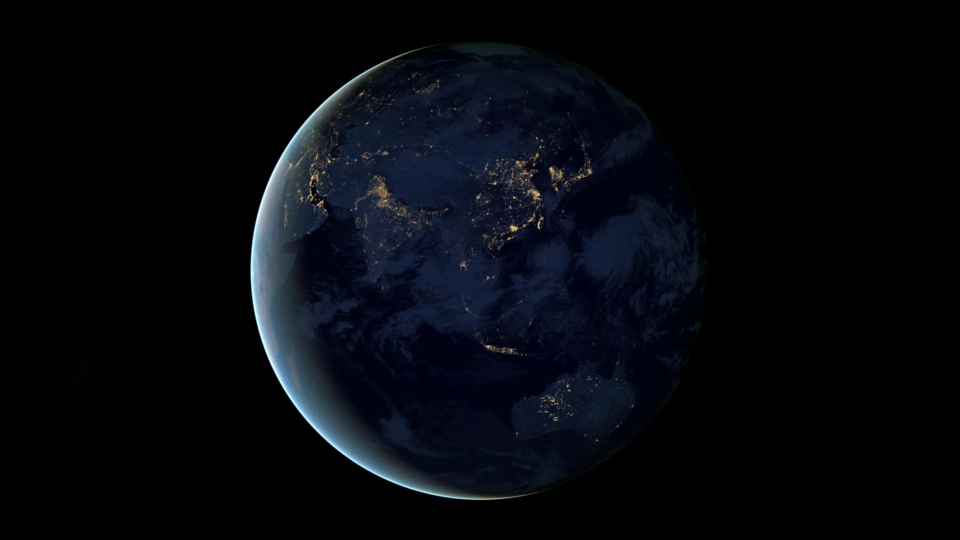
#> input picture frame 4 of ds_path_save.avi, 1920 x 1080 px, given in place of survelience-sample.mp4, which was not available (shown at 1/2 size)
$ python 23_dense_optical_flow.py
#> lines starting #> are read from the running program, lines starting #| are printed output that depends on the picture; pictures that were not available may be replaced by others from this repository, and a replacement may not be noted
# DENSE OPTICAL FLOW

import cv2 as cv
import numpy as np

cap = cv.VideoCapture("/Users/krtdnc/Desktop/Miuul/OpenCV/survelience-sample.mp4")
ret, frame1 = cap.read()
#> frame1 is the input picture: shape (1080, 1920, 3); mean B, G, R 13, 8.1, 5.9

prvs = cv.cvtColor(frame1, cv.COLOR_BGR2GRAY)
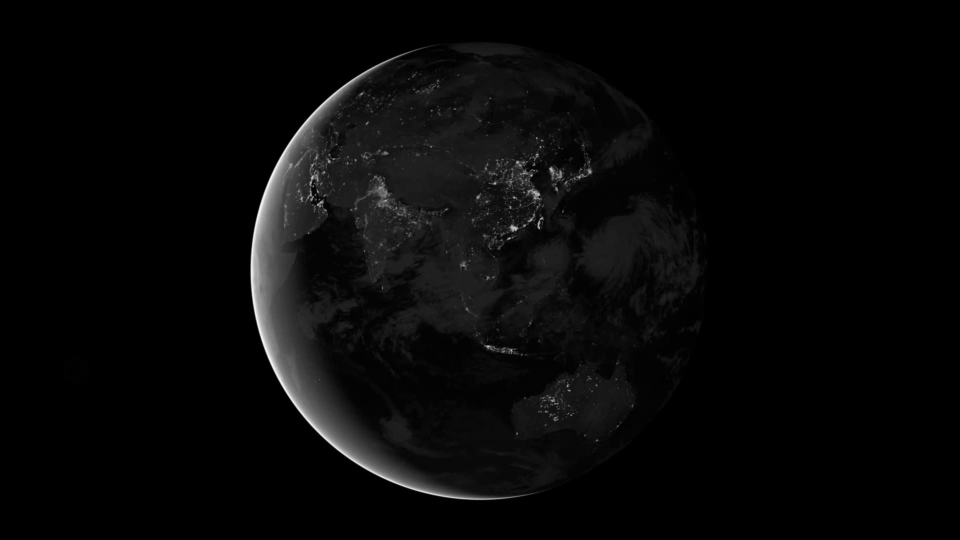
#> prvs: shape (1080, 1920) (shown at 1/2 size); min 0, max 253, mean 8

hsv = np.zeros_like(frame1)
hsv[..., 1] = 255

def dense_opt_flow(hsv, prvs):
    while 1:
        ret, frame2 = cap.read()
        next = cv.cvtColor(frame2, cv.COLOR_BGR2GRAY)
        flow = cv.calcOpticalFlowFarneback(prvs, next, None, 0.5, 3, 15, 3, 5, 1.2, 0)
        mag, ang = cv.cartToPolar(flow[..., 0], flow[..., 1])
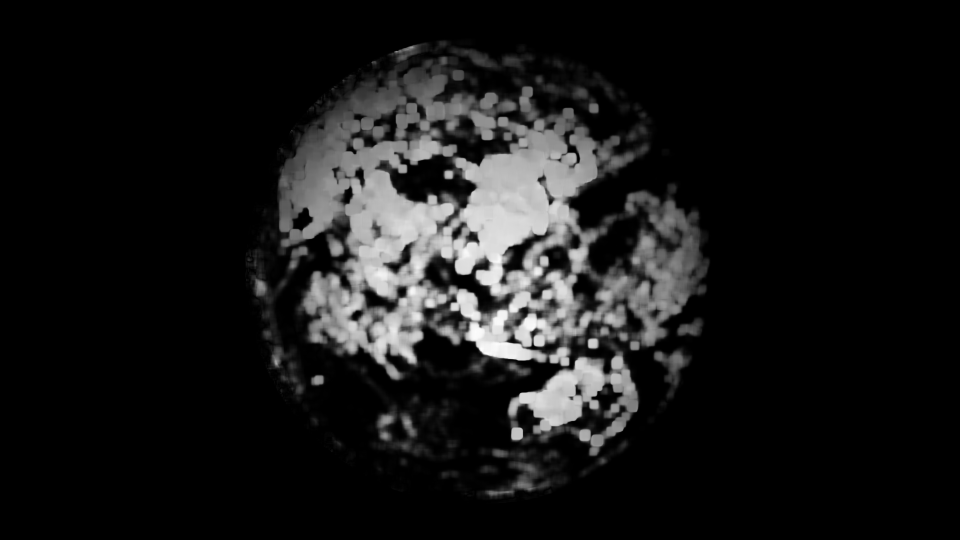
#> mag: shape (1080, 1920) float32 (shown at 1/2 size); min 0, max 3.51, mean 0.328; drawn with min black and max white
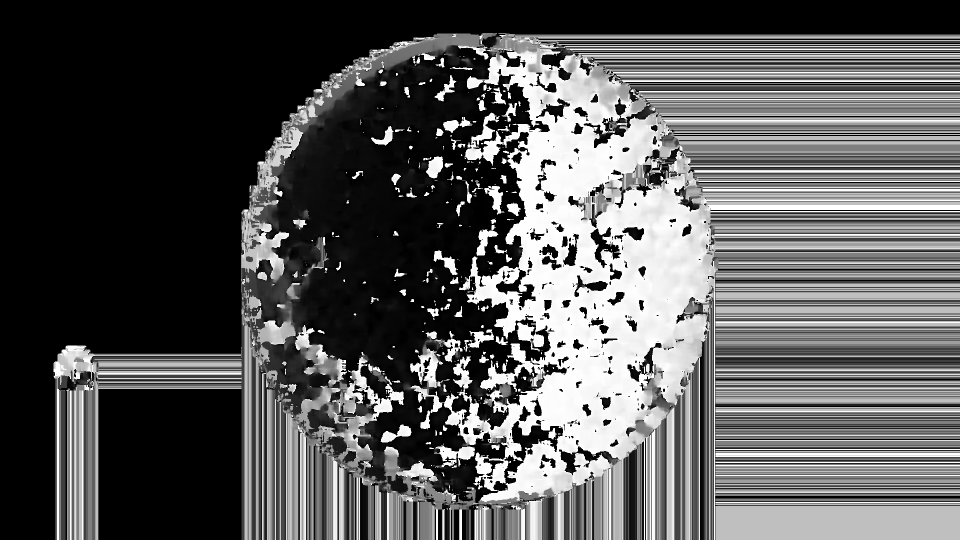
#> ang: shape (1080, 1920) float32 (shown at 1/2 size); min 0, max 6.28, mean 2.18; drawn with min black and max white
        hsv[..., 0] = ang * 180 / np.pi / 2
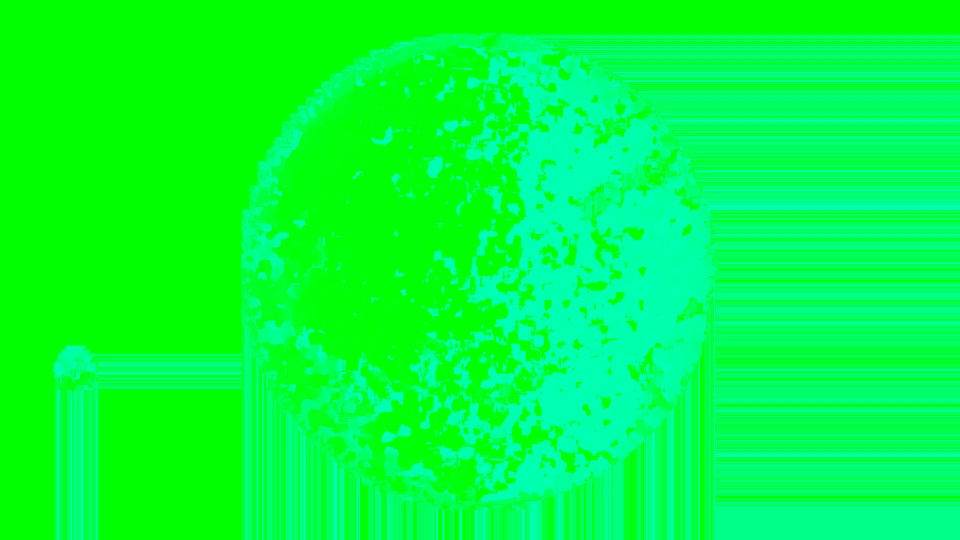
#> hsv: shape (1080, 1920, 3) (shown at 1/2 size); mean of channels 0, 1, 2 62.2, 255, 0; drawn as B, G, R
        hsv[..., 2] = cv.normalize(mag, None, 0, 255, cv.NORM_MINMAX)
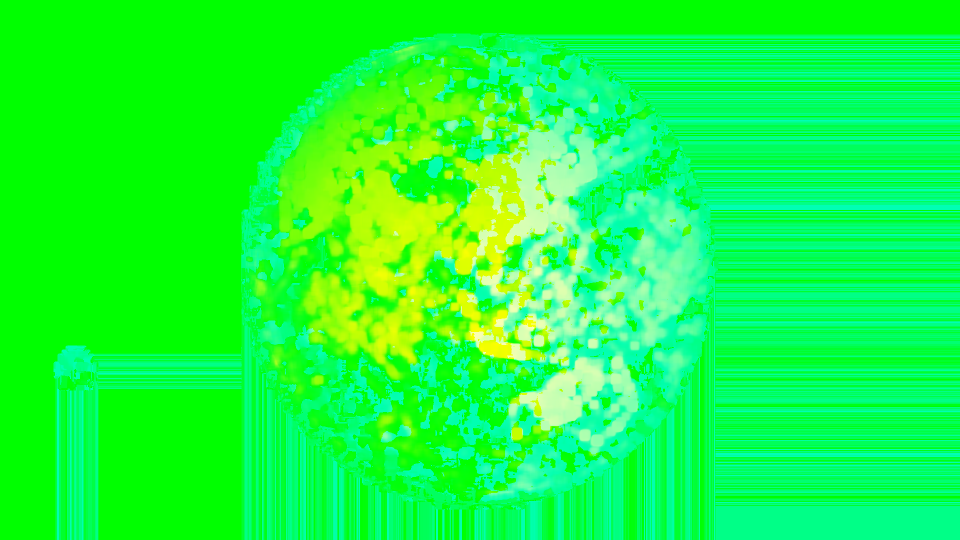
#> hsv: shape (1080, 1920, 3) (shown at 1/2 size); mean of channels 0, 1, 2 62.2, 255, 23.6; drawn as B, G, R
        bgr = cv.cvtColor(hsv, cv.COLOR_HSV2BGR)
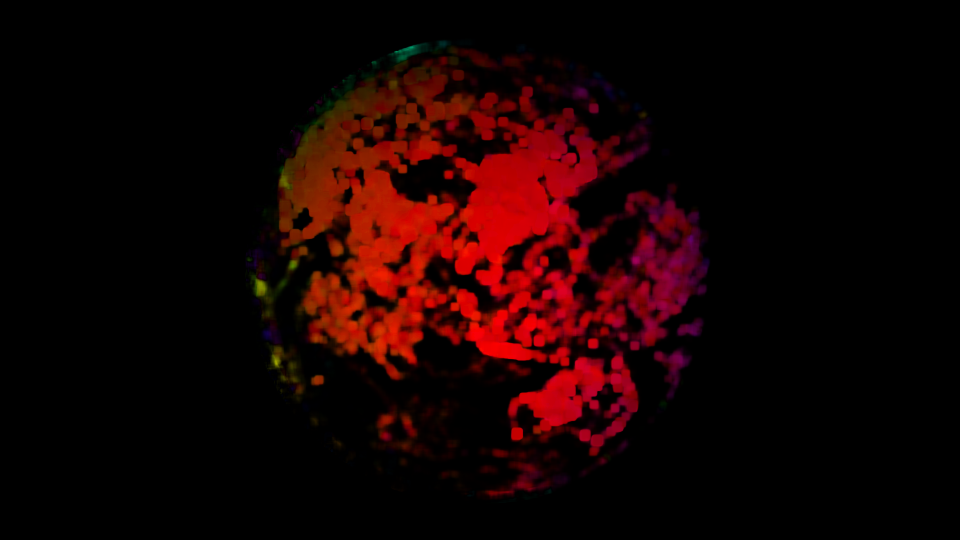
#> bgr: shape (1080, 1920, 3) (shown at 1/2 size); mean B, G, R 1.4, 2, 23.5
        cv.imshow("frame2", bgr)
        cv.imshow("frame1", frame2)
        c = cv.waitKey(30) & 0xff
#> (key Esc is pressed here)
        if c == 27:
            break
        prvs = next

dense_opt_flow(hsv, prvs)

$ run again, starting later in the video
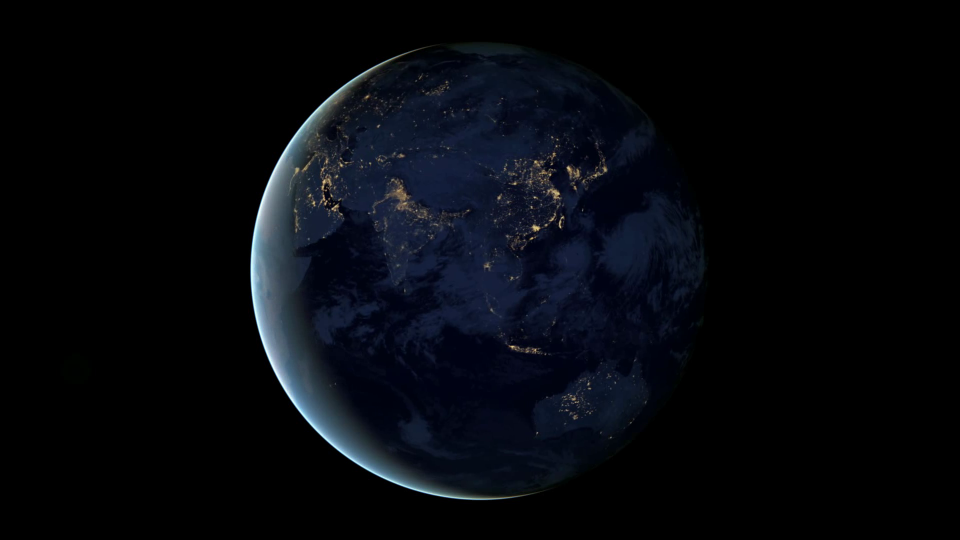
#> input picture frame 19 of ds_path_save.avi, 1920 x 1080 px, given in place of survelience-sample.mp4, which was not available (shown at 1/2 size)
#> frame1 is the input picture: shape (1080, 1920, 3); mean B, G, R 13.2, 8.2, 6
#> in dense_opt_flow, `hsv[..., 2] = cv.normalize(mag, None, 0, 255, cv.NORM_MINMAX)`:
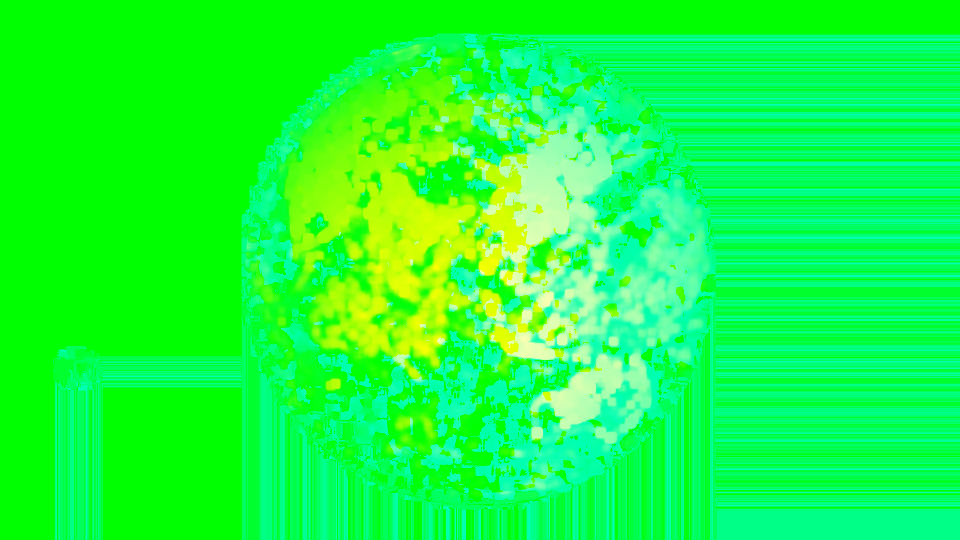
#> hsv: shape (1080, 1920, 3) (shown at 1/2 size); mean of channels 0, 1, 2 62, 255, 23.9; drawn as B, G, R
#> in dense_opt_flow, `bgr = cv.cvtColor(hsv, cv.COLOR_HSV2BGR)`:
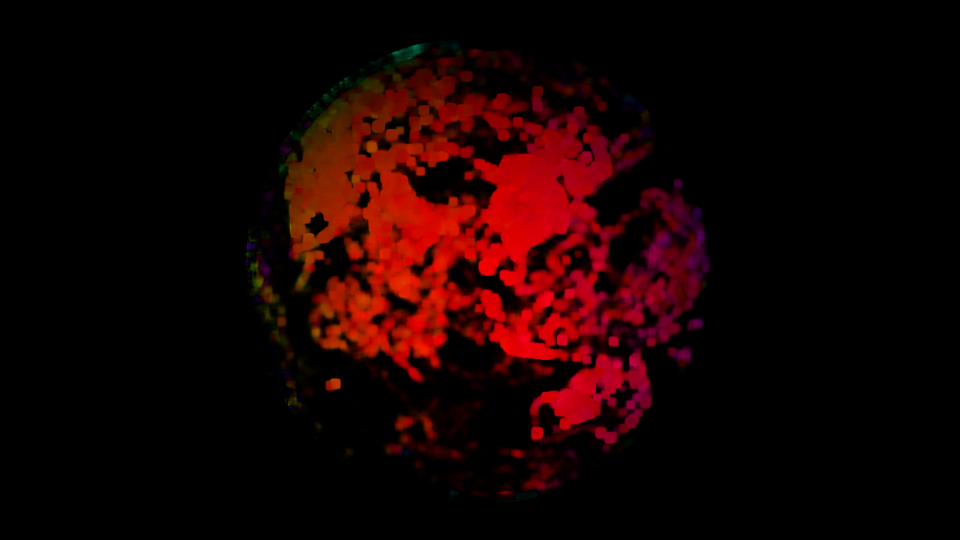
#> bgr: shape (1080, 1920, 3) (shown at 1/2 size); mean B, G, R 1.4, 1.8, 23.8

$ run again, starting later in the video
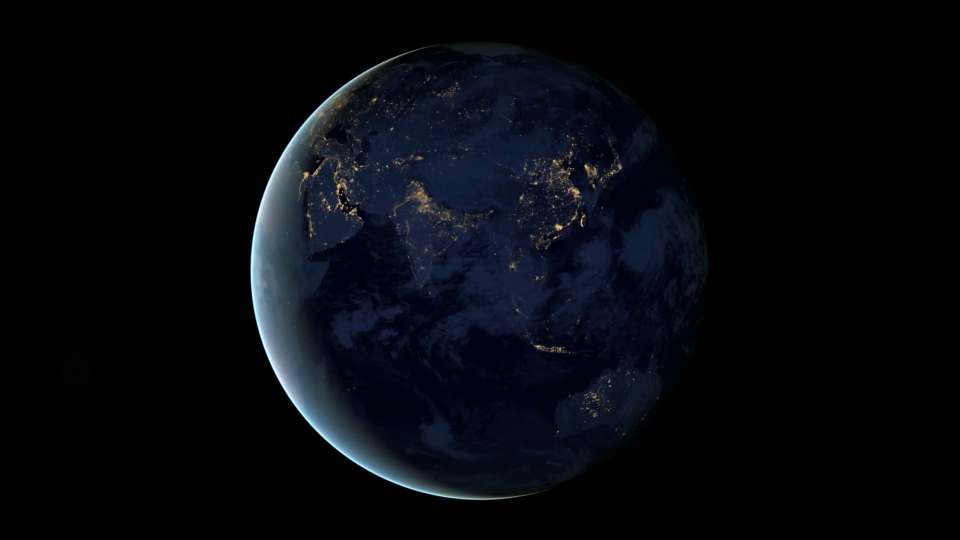
#> input picture frame 35 of ds_path_save.avi, 1920 x 1080 px, given in place of survelience-sample.mp4, which was not available (shown at 1/2 size)
#> frame1 is the input picture: shape (1080, 1920, 3); mean B, G, R 13.3, 8.4, 6.2
#> in dense_opt_flow, `hsv[..., 2] = cv.normalize(mag, None, 0, 255, cv.NORM_MINMAX)`:
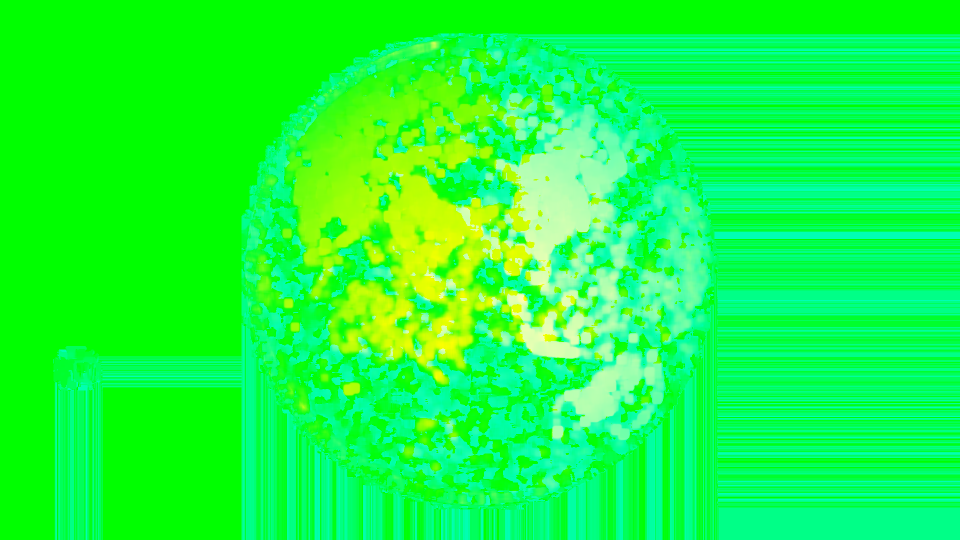
#> hsv: shape (1080, 1920, 3) (shown at 1/2 size); mean of channels 0, 1, 2 63.2, 255, 23.2; drawn as B, G, R
#> in dense_opt_flow, `bgr = cv.cvtColor(hsv, cv.COLOR_HSV2BGR)`:
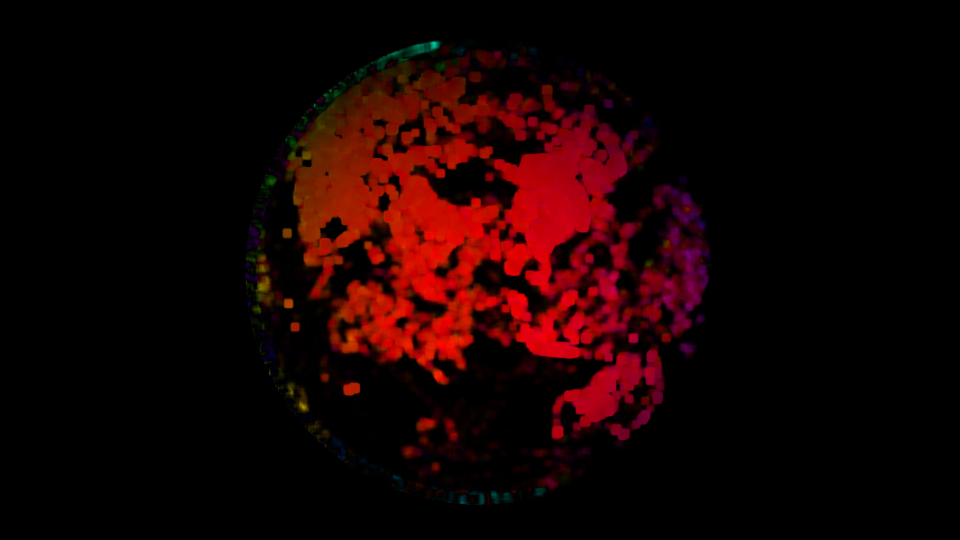
#> bgr: shape (1080, 1920, 3) (shown at 1/2 size); mean B, G, R 1.7, 2, 22.9
